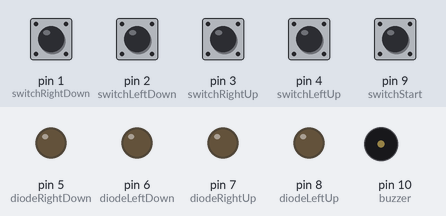
A sketch run on a simulated Arduino Uno, built with avr-gcc and run on an emulated ATmega328P. Shown: output pins drawn as LEDs (lit = HIGH), buzzer (waves = sounding, pin HIGH). The test bench sets the inputs (shaded band); at power-on: pin 1 (switchRightDown), pin 2 (switchLeftDown), pin 3 (switchRightUp), pin 4 (switchLeftUp), pin 9 (switchStart) HIGH. Random numbers use the default seed unless the sketch sets one.

Above: at 1.2 s.
1.3 s: pin 9 (switchStart) pulled LOW for 0.15 s
At 1.9 s:
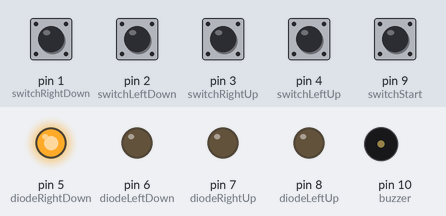
3.8 s: pin 1 (switchRightDown) pulled LOW for 0.15 s
At 6.1 s:
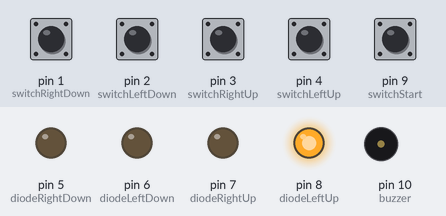
6.9 s: pin 2 (switchLeftDown) pulled LOW for 0.15 s
At 7.4 s:
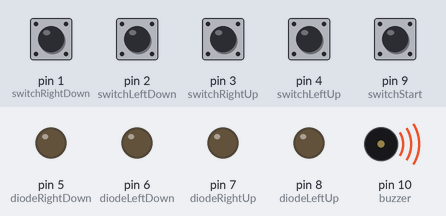
8.5 s: pin 1 (switchRightDown) driven LOW and pin 9 (switchStart) driven LOW
At 11.3 s:
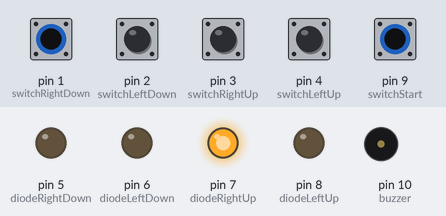
11.5 s: pin 3 (switchRightUp) pulled LOW for 1 s
At 15.3 s:
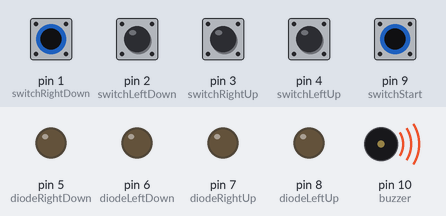
15.5 s: pin 9 (switchStart) driven HIGH
Timing chart, 0 to 19.5 s (numbered marks = the images above; inputs shaded):
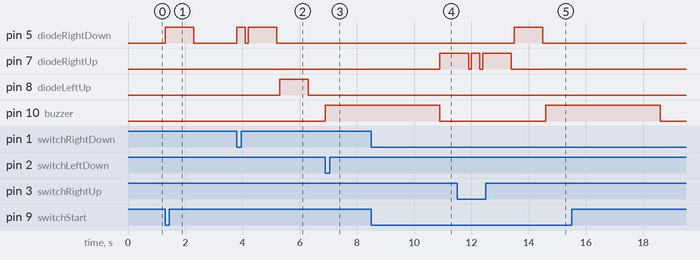

Measured:
- after the input at 1.3 s, pin 5 (diodeRightDown): LOW → HIGH at once, → LOW 1.0 s later
- after the input at 3.8 s, pin 5 (diodeRightDown): LOW → HIGH at once, → LOW 0.30 s later, → HIGH 0.10 s later, → LOW 1.0 s later; pin 8 (diodeLeftUp): LOW → HIGH after 1.5 s, → LOW 1.0 s later
- after the input at 6.9 s, pin 10 (buzzer): LOW → HIGH at once
- after the input at 8.5 s, pin 7 (diodeRightUp): LOW → HIGH after 2.4 s
- after the input at 11.5 s, pin 5 (diodeRightDown): LOW → HIGH after 2.0 s, → LOW 1.0 s later

The sketch:

GraDiodySwitche.ino
```cpp
byte switchRightDown = 1;
byte switchLeftDown = 2;
byte switchRightUp = 3;
byte switchLeftUp = 4;
////////////////////////
byte diodeRightDown = 5;
byte diodeLeftDown = 6;
byte diodeRightUp = 7;
byte diodeLeftUp = 8;
////////////////////////
byte switchStart = 9;
byte buzzer = 10;
////////////////////////
byte tab[64];
byte licznik;    ///ile pol tablicy mamy zajetych
byte randomNumber;
bool gameOn;


void setup() {
  pinMode(switchRightDown, INPUT_PULLUP);
  pinMode(switchLeftDown, INPUT_PULLUP);
  pinMode(switchRightUp, INPUT_PULLUP);
  pinMode(switchLeftUp, INPUT_PULLUP);
  pinMode(diodeRightDown, OUTPUT);       // ogolny uklad(dla diod i switchy):
  pinMode(diodeLeftDown, OUTPUT);       //  D8  D7        S4  S3
  pinMode(diodeRightUp, OUTPUT);       //  D6  D5        S2  S1
  pinMode(diodeLeftUp, OUTPUT);
  pinMode(switchStart, INPUT_PULLUP);
  pinMode(buzzer, OUTPUT);
  randomSeed(analogRead(0));
  gameOn = false;
}

void loop() {
  if (gameOn == false) {
    while (digitalRead(switchStart) != LOW);
    gameOn = true;
    licznik = 0;
  }

  //////////////////////////

  randomNumber = random(4);
  tab[licznik] = randomNumber + 1;
  for (byte i=0;i<licznik;i++) {
    digitalWrite(tab[i]+4, HIGH);
    delay(1000);
    digitalWrite(tab[i]+4, LOW);
    delay(100);
  }

  for (byte i=0;i<licznik;i++) {
    while ((digitalRead(switchRightDown) != LOW) && (digitalRead(switchLeftDown) != LOW)
      && (digitalRead(switchRightUp) != LOW) && (digitalRead(switchLeftUp) != LOW));
        if (digitalRead(tab[i]) == LOW) {
          digitalWrite(tab[i]+4, HIGH);
          delay(300);
          digitalWrite(tab[i]+4, LOW);
          delay(100);
        }
        else {
          digitalWrite(buzzer, HIGH);
          delay(4000);
          digitalWrite(buzzer, LOW);
          for (byte i=0;i<licznik;i++)
          {
            tab[i] = (char)0;
          }
          licznik = 0;
          gameOn = false;
          break;
        }
  }
  licznik++;
}
```
